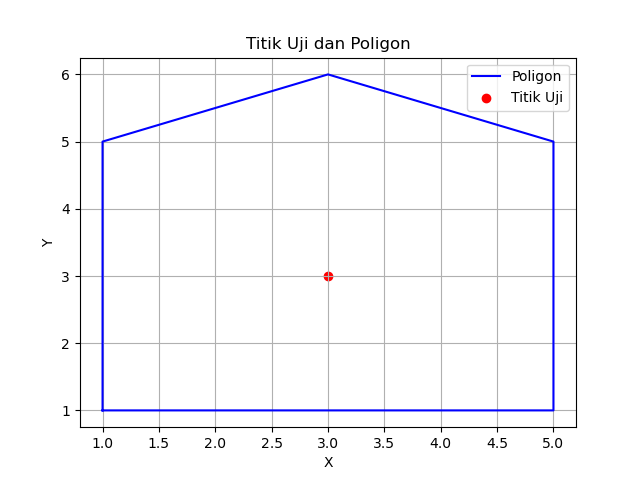

This figure's Python source:
import numpy as np
import matplotlib.pyplot as plt

# Definisi poligon sebagai serangkaian titik
poligon = np.array([[1, 1], [5, 1], [5, 5], [3, 6], [1, 5]])

# Titik yang akan diuji
titik_uji = np.array([3, 3])

def point_in_polygon(titik, poligon):
    n = len(poligon)
    x, y = titik
    inside = False
    p1x, p1y = poligon[0]
    for i in range(n + 1):
        p2x, p2y = poligon[i % n]
        if y > min(p1y, p2y):
            if y <= max(p1y, p2y):
                if x <= max(p1x, p2x):
                    if p1y != p2y:
                        xinters = (y - p1y) * (p2x - p1x) /(p2y - p1y) + p1x
                    if p1x == p2x or x <= xinters:
                        inside = not inside
        p1x, p1y = p2x, p2y

    return inside

hasil = point_in_polygon(titik_uji, poligon)
print(f"Titik {titik_uji} berada di dalam poligon: {hasil}")

# Visualisasi poligon dan titik uji
plt.figure()
poligon_plot = np.vstack([poligon, poligon[0]])

with open('hasil_titik_dalam_poligon.txt', 'w') as file:
    file.write(f'Titik {titik_uji} berada di dalam poligon:{hasil}')
    print(f'Hasil titik disimpan di hasil_titik_dalam_poligon.txt')

# Tambahkan titik awal di akhir untuk menutup poligon
plt.plot(poligon_plot[:, 0], poligon_plot[:, 1], color='blue', label='Poligon')
plt.scatter(titik_uji[0], titik_uji[1], color='red', label='Titik Uji')
plt.title('Titik Uji dan Poligon')
plt.xlabel('X')
plt.ylabel('Y')
plt.legend()
plt.grid(True)
plt.show()
